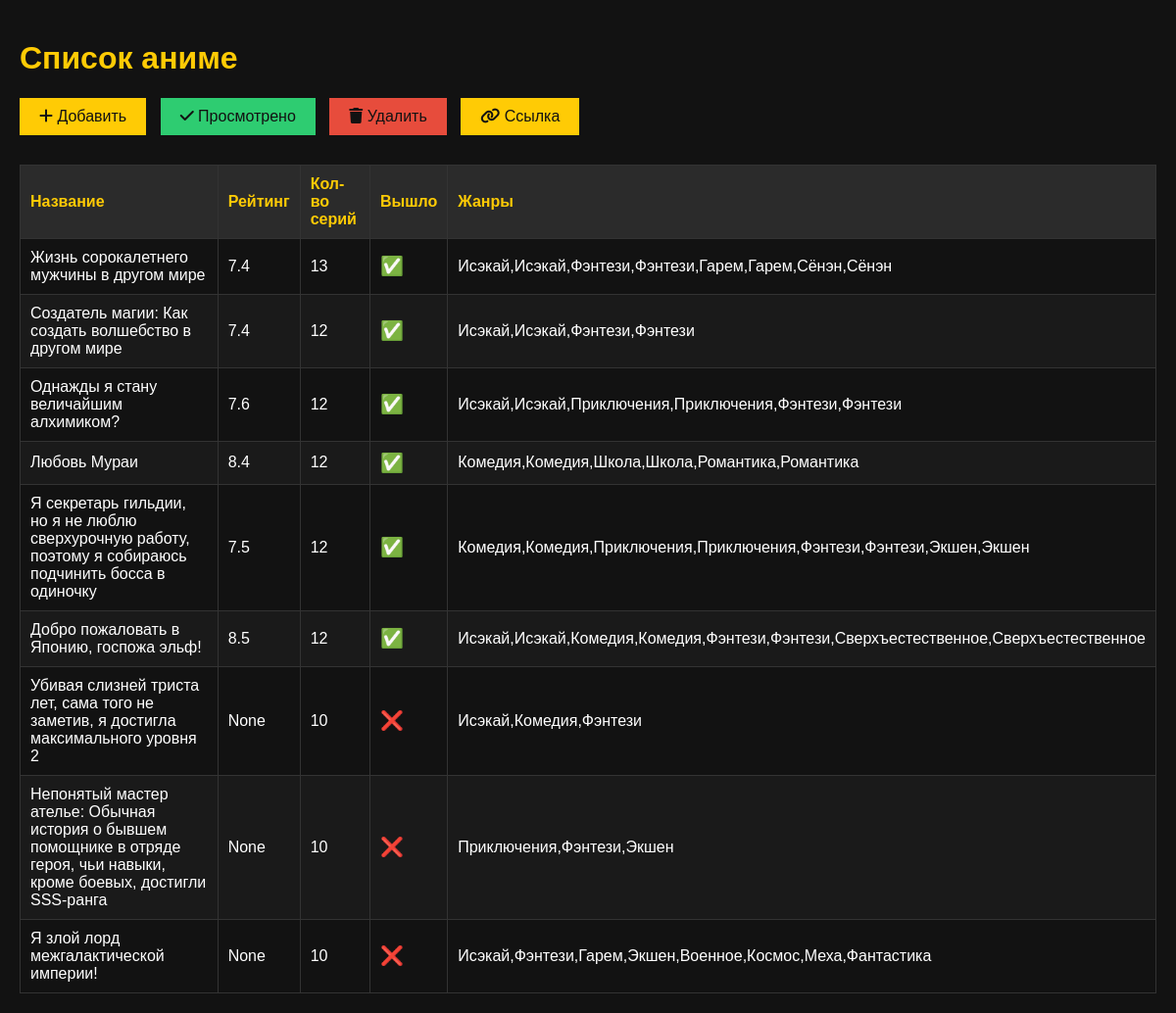
The app's page /anime/ with its own data.
### tables this page shows
CREATE TABLE anime (
    id INTEGER PRIMARY KEY AUTOINCREMENT,
    title TEXT NOT NULL,                -- Название аниме
    rating REAL CHECK (rating >= 0 AND rating <= 10), -- Оценка от 0 до 10
    released INTEGER CHECK (released IN (0, 1)),      -- Вышло ли аниме (0 или 1)
    parent_id INTEGER,                                -- Ссылка на предка
    watched INTEGER CHECK (watched IN (0, 1)) DEFAULT 0, -- Просмотрено ли аниме (0 или 1), по умолчанию 0
    episode_count INTEGER CHECK (episode_count >= 0), -- Количество серий
    url TEXT NOT NULL UNIQUE,                         -- URL на сайт
    whatIsIt TEXT, idImage TEXT,                                    -- Что это такое
    FOREIGN KEY (parent_id) REFERENCES anime(id) ON DELETE SET NULL
);

### Anime/routes.py (the view)
@anime_bp.route('/')
def index():
    return render_template('anime.html', anime_list=anime())

### Anime/requestSQL.py (called while the page is built)
@with_database()
def anime():
    return """
    SELECT
    a.id AS anime_id,
    a.title AS anime_title,
    a.rating AS anime_rating,
    a.episode_count AS anime_episode_count,
    a.released AS anime_released,
    a.watched AS anime_watched,
    a.url AS anime_url,
    GROUP_CONCAT(g.name) AS genres
FROM
    anime a
LEFT JOIN
    genre_anime ag ON a.id = ag.anime_id
LEFT JOIN
    genres g ON ag.genre_id = g.id
LEFT JOIN
    anime a2 ON a.parent_id = a2.id
WHERE a.watched = 0
  AND (a.parent_id IS NULL OR a2.watched = 1)  -- Условие для родительского аниме
GROUP BY
    a.id, a.title, a.rating, a.episode_count, a.released, a.watched, a.url
ORDER BY
    a.released DESC;
    """, ()

### logicSite/requestSQL.py (called while the page is built)
def with_database():
  def decorator(func):
      @wraps(func)
      def wrapper(*args, **kwargs):
          conn = sqlite3.connect(nameDB)
          cursor = conn.cursor()
          try:
              sql_query, params = func(*args, **kwargs)
              cursor.execute(sql_query, params)
              conn.commit()
              if 'SELECT' in sql_query.upper():
                  return cursor.fetchall()  # Для SELECT-запросов возвращаем данные
              elif 'INSERT' in sql_query.upper():
                return cursor.lastrowid  # Для INSERT-запросов возвращаем ID созданной записи
              else:
                  return f"Запрос выполнен: {sql_query}"
          except Exception as e:
              conn.rollback()
              print(e)
          finally:
              cursor.close()
              conn.close()
      return wrapper
  return decorator

### templates/anime.html (shortened to what this page needs)
<!DOCTYPE html>
<html lang="ru">
<head>
    <link rel="stylesheet" href="https://cdnjs.cloudflare.com/ajax/libs/font-awesome/6.0.0/css/all.min.css">
    <link rel="stylesheet" href="{{ url_for('static', filename='css/anime.css') }}">
</head>
<body>
    <h1>Список аниме</h1>
    <div class="buttons-container">
        <button id="add-anime-btn"><i class="fa-solid fa-plus"></i> Добавить</button>
        <button id="mark-as-watched-btn" disabled><i class="fa-solid fa-check"></i> Просмотрено</button>
        <button id="delete-anime-btn" disabled><i class="fa-solid fa-trash"></i> Удалить</button>
        <button id="open-link-btn" disabled><i class="fa-solid fa-link"></i> Ссылка</button>
    </div>
    <table id="anime-table">
        <thead>
            <tr>
                <th>Название</th>
                <th>Рейтинг</th>
                <th>Кол-во серий</th>
                <th>Вышло</th>
                <th>Жанры</th>
            </tr>
        </thead>
        <tbody>
            {% for anime in anime_list %}
            <tr data-id="{{ anime[0] }}" data-url="{{ anime[6] }}" data-name="{{ anime[1] }}" data-episodecount="{{ anime[3] }}">
                <td>{{ anime[1] }}</td>
                <td>{{ anime[2] }}</td>
                <td>{{ anime[3] }}</td>
                <td class="icon">
                    {% if anime[4] == 1 %}
                        ✅
                    {% else %}
                        ❌
                    {% endif %}
                </td>
                <td>{{ anime[7] }}</td>
            </tr>
            {% endfor %}
        </tbody>
    </table>
</body>
</html>

### static/css/anime.css (style rules this page uses)
body { background-color: #121212; color: #ffffff; font-family: Arial, sans-serif; margin: 0; padding: 20px; }
h1 { color: #ffcb05; }
table { width: 100%; border-collapse: collapse; margin-top: 20px; }
th, td { border: 1px solid #333333; padding: 10px; text-align: left; }
th { background-color: #2b2b2b; color: #ffcb05; }
tbody tr:nth-child(even) { background-color: #1a1a1a; }
.icon { font-size: 1.2em; }
.buttons-container { margin-top: 20px; }
.buttons-container button { padding: 10px 20px; margin-right: 10px; margin-bottom: 10px; background-color: #ffcb05; color: #121212; border: none; cursor: pointer; font-size: 16px; transition: background-color 0.3s; }
#mark-as-watched-btn { background-color: #2ecc71; }
#delete-anime-btn { background-color: #e74c3c; }

### records on screen
anime: title "Жизнь сорокалетнего мужчины в другом мире", rating "7.4", episode_count "13", anime "Исэкай,Исэкай,Фэнтези,Фэнтези,Гарем,Гарем,Сёнэн,Сёнэн"
anime: title "Создатель магии: Как создать волшебство в другом мире", rating "7.4", episode_count "12", anime "Исэкай,Исэкай,Фэнтези,Фэнтези"
anime: title "Однажды я стану величайшим алхимиком?", rating "7.6", episode_count "12", anime "Исэкай,Исэкай,Приключения,Приключения,Фэнтези,Фэнтези"
anime: title "Любовь Мураи", rating "8.4", episode_count "12", anime "Комедия,Комедия,Школа,Школа,Романтика,Романтика"
anime: title "Я секретарь гильдии, но я не люблю сверхурочную работу, поэтому я собираюсь подчинить босса в одиночку", rating "7.5", episode_count "12", anime "Комедия,Комедия,Приключения,Приключения,Фэнтези,Фэнтези,Экшен,Экшен"
anime: title "Добро пожаловать в Японию, госпожа эльф!", rating "8.5", episode_count "12", anime "Исэкай,Исэкай,Комедия,Комедия,Фэнтези,Фэнтези,Сверхъестественное,Сверхъестественное"
anime: title "Убивая слизней триста лет, сама того не заметив, я достигла максимального уровня 2", anime "None", episode_count "10", anime "Исэкай,Комедия,Фэнтези"
anime: title "Непонятый мастер ателье: Обычная история о бывшем помощнике в отряде героя, чьи навыки, кроме боевых, достигли SSS-ранга", anime "None", episode_count "10", anime "Приключения,Фэнтези,Экшен"
anime: title "Я злой лорд межгалактической империи!", anime "None", episode_count "10", anime "Исэкай,Фэнтези,Гарем,Экшен,Военное,Космос,Меха,Фантастика"
